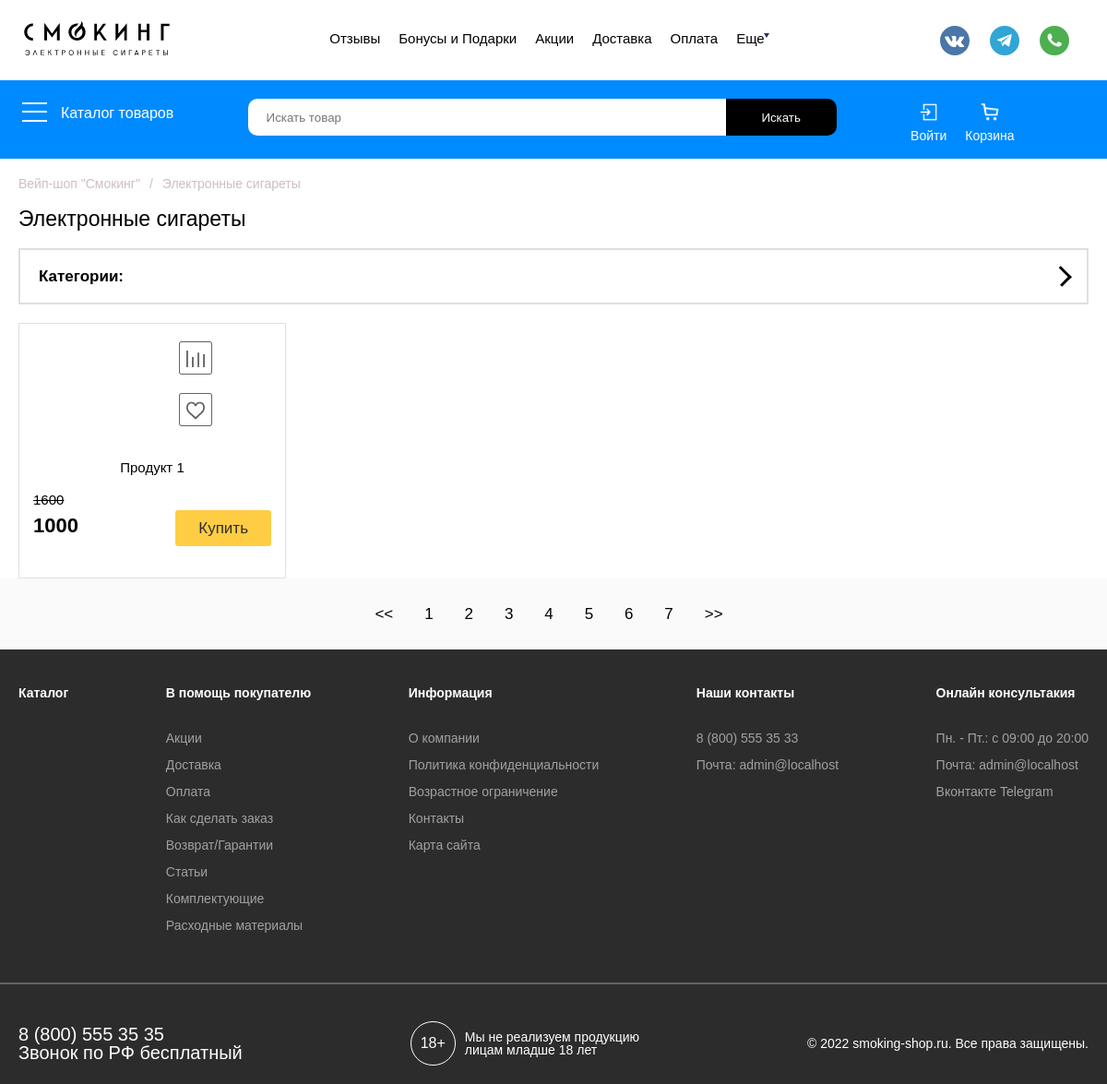
/category/kategoriya-1/, run on the app's committed database.
### shop/models.py (models this page shows, shortened)
class Product(models.Model):
    title = models.CharField(blank=True, max_length=100, verbose_name='Название')
    mini_description = models.TextField(blank=True, verbose_name='Небольшое описание')
    description = models.TextField(blank=True, verbose_name='Описание товара')
    product_characteristics = models.TextField(blank=True, verbose_name='Характеристики товара')
    main_image = models.ImageField(upload_to='media/images-product/%Y/%m/%d/', verbose_name='Изображения')
    sale = models.BooleanField(blank=True, verbose_name='Распрадажа', default=False)
    buyer_choice = models.BooleanField(blank=True, verbose_name='Выбор покупателя', default=False)
    novelties = models.BooleanField(blank=True, verbose_name='Новинки', default=False)
    old_price = models.CharField(max_length=150, blank=True, verbose_name='Старая цена')
    new_price = models.CharField(max_length=150, blank=True, verbose_name='Новая цена')
    subcategory = models.ForeignKey('SubCategory', blank=True, on_delete=models.PROTECT, verbose_name='Подкатегория')
    brend = models.ForeignKey('Brends', on_delete=models.CASCADE, verbose_name='Бренд')
    slug = models.SlugField(max_length=50, verbose_name='Url', unique=True)
    def get_absolute_url(self):
        return reverse('get_product', kwargs={'slug_product': self.slug, 'slug_category': self.subcategory.category.slug, 'slug_subcategory': self.subcategory.slug})
    class Meta:
        verbose_name_plural = 'Продукты'
        verbose_name = 'Продукт'

### shop/views.py (the view)
# urls.py: path('category/<str:slug_category>/', get_category, name='get_category'),
def get_category(requests, slug_category):
    product = Product.objects.filter(subcategory__category__slug=slug_category)
    category = Category.objects.all()
    context = {
        'title': 'str(Category.objects.get(slug=slug_category))',
        'product': product,
        'category': category,
    }
    return render(requests, template_name='shop/get_category.html', context=context)

### shop/models.py (called while the page is built)
    def get_absolute_url(self):
        return reverse('get_category', kwargs={'slug_category': self.slug})

### shop/templates/shop/get_category.html (shortened to what this page needs)
{% extends 'base.html' %}
{% load static %}
{% block content %}
<div class="get_product">
  <div class="container">
    <div class="news_block__row">
      <a href="#">Вейп-шоп "Смокинг"</a>
      <p>/</p>
      <p>Электронные сигареты</p>
    </div>
    <div class="news_block__main-title">Электронные сигареты</div>
    <details class="get_product__spoller">
      <summary class="get_product__summrry">Категории: <i class="get_product__arrow right"></i></summary>
    </details>
    <div class="get_product__grid">
      {% for item in product %}
      <div class="get_product__item">
        <div class="get_product__img">
            <div class="get_product__img-body">
              <a class="get_product__menu-img" href="#"><img src="img/menu/compare_1.PNG" alt=""></a>
              <a class="get_product__menu-img" href="#"><img src="img/menu/favorites_1.PNG" alt=""></a>
            </div>
        </div>
        <div class="get_product__title"><a href="{{ item.get_absolute_url }}">{{ item.title }}</a></div>
        <div class="get_product__body">
          <div class="get_product__block">
            <p class="get_product__discount">{{ item.old_price }}</p>
            <p class="get_product__price">{{ item.new_price }}</p>
          </div>
          <div class="get_product__button"><a href="#">Купить</a></div>
        </div>
      </div>
      {% endfor %}
    </div>
  </div>
</div>
<div class="paginator">
  <div class="container">
    <div class="paginator__container">
      <a href=""><<</a>
      <a href="">1</a>
      <a href="">2</a>
      <a href="">3</a>
      <a href="">4</a>
      <a href="">5</a>
      <a href="">6</a>
      <a href="">7</a>
      <a href="">>></a>
    </div>
  </div>
</div>
{% endblock %}

### Smoking/static/css/Index-1/index-1.css (style rules this page uses)
* { padding: 0; margin: 0; border: 0; }
*,*:before,*:after { -moz-box-sizing: border-box; -webkit-box-sizing: border-box; box-sizing: border-box; }
html,body { height: 100%; width: 100%; font-size: 100%; line-height: 1; font-size: 14px; -ms-text-size-adjust: 100%; -moz-text-size-adjust: 100%; -webkit-text-size-adjust: 100%; }
a, a:visited { text-decoration: none; }
img { vertical-align: top; }
.container { max-width: 1400px; margin: 0 auto; padding-right: 20px; padding-left: 20px; }
.news_block__row { display: flex; padding-top: 20px; margin-bottom: 20px; }
.news_block__row a { color: rgb(207, 188, 197); margin-right: 10px; }
.news_block__row p { color: rgb(207, 188, 197); margin-right: 10px; }
.news_block__main-title { font-size: 23px; margin-bottom: 20px; }
.paginator { margin-top: 30px; margin-bottom: 30px; }
.paginator__container { text-align: center; }
.paginator__container a { margin-right: 10px; font-size: 17px; color: #000; padding-top: 5px; padding-bottom: 5px; padding-left: 10px; padding-right: 10px; }
.get_product__grid { display: grid; grid-template-columns: 1fr 1fr 1fr 1fr; }
.get_product__spoller { display: none; }
.get_product__item { background: #fff; border: 1px solid rgb(223, 223, 223); padding: 15px; }
.get_product__img { margin-bottom: 20px; margin-left: 35px; display: flex; justify-content: space-evenly; text-align: center; }
.get_product { background: #fff; }
.get_product__img { margin-bottom: 20px; margin-left: 35px; display: flex; justify-content: space-evenly; }
.get_product__img { text-align: center; }
.get_product__menu-img { margin-bottom: 15px; }
.get_product__img-body { text-align: center; display: flex; flex-direction: column; }
.get_product__title a { font-size: 15px; }
.get_product__title { text-align: center; margin-bottom: 20px; }
.get_product__title a { color: #000; }
.get_product__body { display: flex; justify-content: space-between; }
.get_product__discount { text-decoration: line-through; font-size: 15px; margin-bottom: 10px; }
.get_product__price { font-size: 22px; font-weight: 600; }
.get_product__button { align-self: center; }
.get_product__button a { background: rgb(255, 205, 68); color: rgb(44, 44, 44); border-radius: 3px; font-size: 17px; padding-top: 10px; padding-bottom: 10px; padding-left: 25px; padding-right: 25px; }
.get_product__price { margin-bottom: 30px; }

### Smoking/static/css/Index-1/index-1 ADAPTATION.css (style rules this page uses)
@media (max-width: 1250px) { .get_product__spoller { background: #fff; margin-bottom: 20px; padding: 20px; display: block; border: 2px solid rgb(223, 223, 223); } }
@media (max-width: 1250px) { .right { transform: rotate(-45deg); -webkit-transform: rotate(-45deg); } }
@media (max-width: 1250px) { .get_product__arrow { border: solid black; border-width: 0px 3px 3px 0; display: inline-block; padding: 6px; } }
@media (max-width: 1250px) { .get_product__summrry { display: flex; justify-content: space-between; list-style: none; font-size: 17px; font-weight: 600; } }

### data on the page
Product: title "Продукт 1", old_price "1600", new_price "1000"
